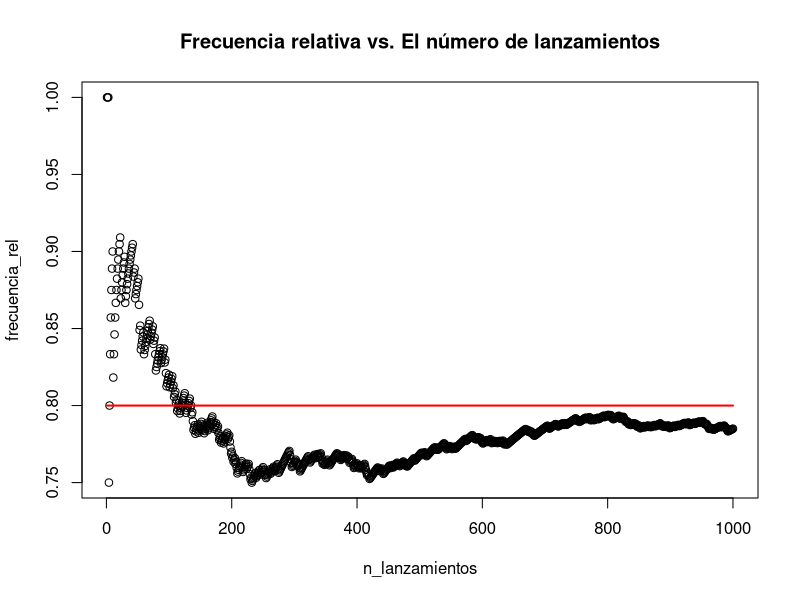

R code for this plot:
## ---- chunk 1
# install.packages("gtools")
library(gtools)

combinatorio <- function(N, n) {
  result <- factorial(N) / (factorial(n) * factorial(N - n))
  return(result)
}

indx <- seq(6, 10)
probs <- combinatorio(10, indx) * ((1/5) ** indx) * ((4/5) ** (10 - indx))
prob_total <- sum(probs)
prob_total
## ---- chunk 2
# Priors
p.m <- 0.10  # Probabilidad de ocupar Mac
p.w <- 0.60  # Probabilidad de ocupar Windows
p.l <- 0.30  # Probabilidad de ocupar Linux
# Verosimilitudes
p.virus.m <- 0.50  # Probabilidad de tener un virus dado que ocupa Mac
p.virus.w <- 0.78  # Probabilidad de tener un virus dado que ocupa Windows
p.virus.l <- 0.20  # Probabilidad de tener un virus dado que ocupa Linux
# Probabilidades totales para calcular la probabilidad de tener un virus
p.virus <- p.virus.m * p.m + p.virus.w * p.w + p.virus.l * p.l
# Calcular la posterior
p.w.virus <- p.virus.w * p.w / p.virus
p.w.virus
## ---- chunk 3
# Probabilidad de salir cara
p <- 4/5
# Número de intentos
N <- 1000

# Lanzamientos
lanzamientos <- rbinom(n=N, size=1, prob=p)
# Número de veces que salió cara
lanzamientos_acum <- cumsum(lanzamientos)
# Número de lanzamientos
n_lanzamientos <- seq(from=1, to=N)
# Frecuencia relativa
frecuencia_rel <- lanzamientos_acum / n_lanzamientos

# Gráfico de la convergencia
plot(n_lanzamientos, frecuencia_rel, main="Frecuencia relativa vs. El número de lanzamientos")
lines(n_lanzamientos, p*replicate(N, 1), lwd=2, type='l', col='red')
# Aquí pondría una leyenda si existiera una forma bonita de hacerlas
